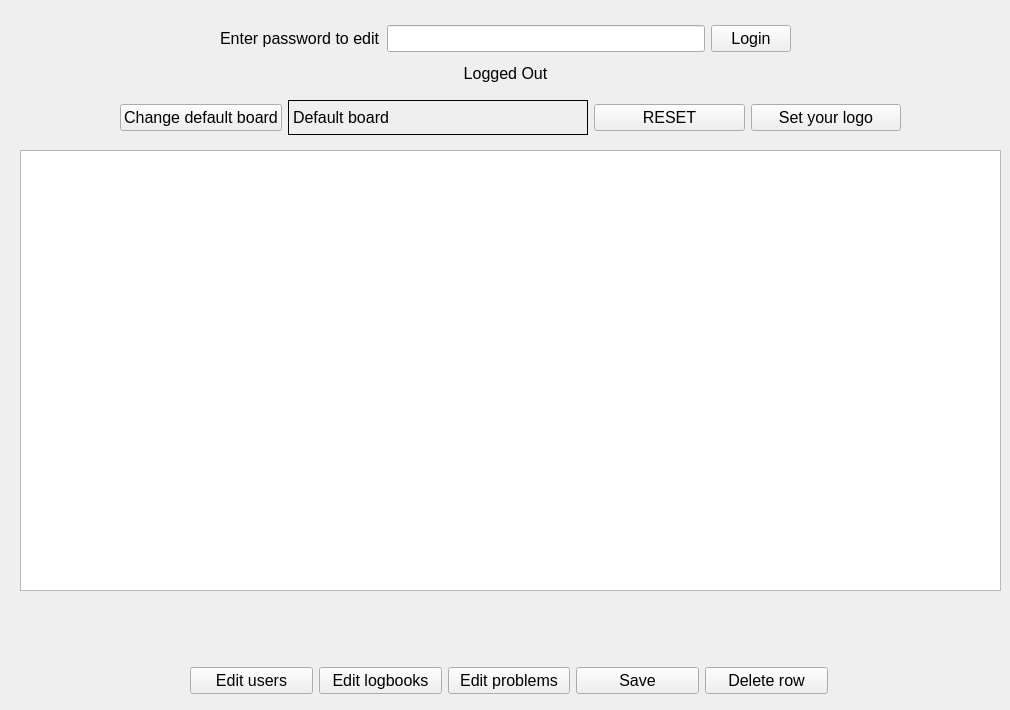
   <widget class="QWidget" name="tab_5">
    <attribute name="title">
     <string>Admin</string>
    </attribute>
    <widget class="QTableWidget" name="tblEdit">
     <property name="enabled">
      <bool>true</bool>
     </property>
     <property name="geometry">
      <rect>
       <x>20</x>
       <y>150</y>
       <width>981</width>
       <height>441</height>
      </rect>
     </property>
     <property name="font">
      <font>
       <pointsize>12</pointsize>
      </font>
     </property>
     <property name="editTriggers">
      <set>QAbstractItemView::DoubleClicked</set>
     </property>
     <property name="showGrid">
      <bool>false</bool>
     </property>
     <property name="sortingEnabled">
      <bool>false</bool>
     </property>
     <property name="rowCount">
      <number>10</number>
     </property>
     <property name="columnCount">
      <number>4</number>
     </property>
     <attribute name="horizontalHeaderVisible">
      <bool>false</bool>
     </attribute>
     <attribute name="verticalHeaderVisible">
      <bool>false</bool>
     </attribute>
     <row/>
     <row/>
     <row/>
     <row/>
     <row/>
     <row/>
     <row/>
     <row/>
     <row/>
     <row/>
     <column/>
     <column/>
     <column/>
     <column/>
    </widget>
    <widget class="QLabel" name="lblAdminState">
     <property name="geometry">
      <rect>
       <x>220</x>
       <y>60</y>
       <width>571</width>
       <height>27</height>
      </rect>
     </property>
     <property name="font">
      <font>
       <pointsize>12</pointsize>
      </font>
     </property>
     <property name="text">
      <string>Logged Out</string>
     </property>
     <property name="alignment">
      <set>Qt::AlignCenter</set>
     </property>
    </widget>
    <widget class="QWidget" name="layoutWidget">
     <property name="geometry">
      <rect>
       <x>190</x>
       <y>660</y>
       <width>638</width>
       <height>41</height>
      </rect>
     </property>
     <layout class="QHBoxLayout" name="horizontalLayout">
      <item>
       <widget class="QPushButton" name="pbEditUsers">
        <property name="font">
         <font>
          <pointsize>12</pointsize>
         </font>
        </property>
        <property name="toolTip">
         <string>Edit the database of users</string>
        </property>
        <property name="text">
         <string>Edit users</string>
        </property>
       </widget>
      </item>
      <item>
       <widget class="QPushButton" name="pbEditLogs">
        <property name="font">
         <font>
          <pointsize>12</pointsize>
         </font>
        </property>
        <property name="toolTip">
         <string>Edit the database of logbooks</string>
        </property>
        <property name="text">
         <string>Edit logbooks</string>
        </property>
       </widget>
      </item>
      <item>
       <widget class="QPushButton" name="pbEditProblems">
        <property name="font">
         <font>
          <pointsize>12</pointsize>
         </font>
        </property>
        <property name="toolTip">
         <string>Edit the database of problems</string>
        </property>
        <property name="text">
         <string>Edit problems</string>
        </property>
       </widget>
      </item>
      <item>
       <widget class="QPushButton" name="pbEditSave">
        <property name="font">
         <font>
          <pointsize>12</pointsize>
         </font>
        </property>
        <property name="toolTip">
         <string>Save the updated database - warning edit at your own risk</string>
        </property>
        <property name="text">
         <string>Save</string>
        </property>
       </widget>
      </item>
      <item>
       <widget class="QPushButton" name="pbDeleteRow">
        <property name="font">
         <font>
          <pointsize>12</pointsize>
         </font>
        </property>
        <property name="toolTip">
         <string>Deletes the selected row from the database</string>
        </property>
        <property name="text">
         <string>Delete row</string>
        </property>
       </widget>
      </item>
     </layout>
    </widget>
    <widget class="QWidget" name="layoutWidget">
     <property name="geometry">
      <rect>
       <x>220</x>
       <y>20</y>
       <width>571</width>
       <height>37</height>
      </rect>
     </property>
     <layout class="QHBoxLayout" name="horizontalLayout_2">
      <item>
       <widget class="QLabel" name="label_14">
        <property name="font">
         <font>
          <pointsize>12</pointsize>
         </font>
        </property>
        <property name="text">
         <string>Enter password to edit</string>
        </property>
       </widget>
      </item>
      <item>
       <widget class="QLineEdit" name="leAdminPassword">
        <property name="font">
         <font>
          <pointsize>12</pointsize>
         </font>
        </property>
        <property name="toolTip">
         <string>Enter password to edit - edit at your own risk!</string>
        </property>
        <property name="echoMode">
         <enum>QLineEdit::Password</enum>
        </property>
       </widget>
      </item>
      <item>
       <widget class="QPushButton" name="pbAdminLogin">
        <property name="font">
         <font>
          <pointsize>12</pointsize>
         </font>
        </property>
        <property name="text">
         <string>Login</string>
        </property>
       </widget>
      </item>
     </layout>
    </widget>
    <widget class="QWidget" name="layoutWidget">
     <property name="geometry">
      <rect>
       <x>120</x>
       <y>100</y>
       <width>781</width>
       <height>35</height>
      </rect>
     </property>
     <layout class="QHBoxLayout" name="horizontalLayout_3">
      <item>
       <widget class="QPushButton" name="pbDefaultBoard">
        <property name="font">
         <font>
          <pointsize>12</pointsize>
         </font>
        </property>
        <property name="toolTip">
         <string>Select the .brd file use</string>
        </property>
        <property name="text">
         <string>Change default board</string>
        </property>
       </widget>
      </item>
      <item>
       <widget class="QLabel" name="lblDefaultBoard">
        <property name="minimumSize">
         <size>
          <width>300</width>
          <height>0</height>
         </size>
        </property>
        <property name="font">
         <font>
          <pointsize>12</pointsize>
         </font>
        </property>
        <property name="frameShape">
         <enum>QFrame::Box</enum>
        </property>
        <property name="text">
         <string>Default board</string>
        </property>
       </widget>
      </item>
      <item>
       <widget class="QPushButton" name="pbReset_2">
        <property name="font">
         <font>
          <pointsize>12</pointsize>
         </font>
        </property>
        <property name="toolTip">
         <string>Reset the board to load the new .brd file</string>
        </property>
        <property name="text">
         <string>RESET</string>
        </property>
       </widget>
      </item>
      <item>
       <widget class="QPushButton" name="pbSetWallLogo">
        <property name="font">
         <font>
          <pointsize>12</pointsize>
         </font>
        </property>
        <property name="toolTip">
         <string>Change the logo in the top right of the screen</string>
        </property>
        <property name="text">
         <string>Set your logo</string>
        </property>
       </widget>
      </item>
     </layout>
    </widget>
   </widget>
